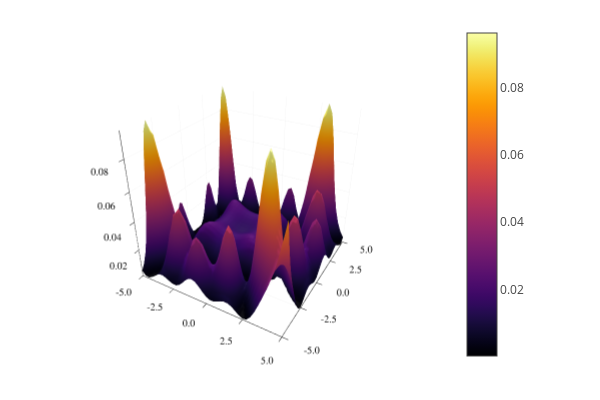

Here is the notebook cell this chart was saved with:
### Code cell
xMesh = pos1Vect * ones(posVectSize)'
yMesh = xMesh'
xMeshCu = CuArray(xMesh)
yMeshCu = CuArray(yMesh)

CUDA.allowscalar(false)

finalMat = Matrix{ComplexF32}(undef, posVectSize, posVectSize)

global α, m, finalTime
α = 0
m = 1
finalTime = 0.01
springPropagator1(qf, qfp, q0, q0p, tf, t0) = @. sqrt(m / (2 * pi * im * (tf - t0))) * exp(im * m / (2 * (tf - t0)) * (qf - q0)^2) * sqrt(m / (2 * pi * im * (tf - t0))) * exp(im * m / (2 * (tf - t0)) * (qfp - q0p)^2) * (1 - im * α * tf / 6 * (-2 * (m * (q0 + qf)^2 + m * (q0p + qfp)^2 + im * tf) + 2*q0*q0p + q0*qfp + q0p*qf + 2*qf*qfp))
freeProp(qf, qfp, q0, q0p, tf, t0) = @. sqrt(m / (2 * pi * im * (tf - t0))) * exp(im * m / (2 * (tf - t0)) * (qf - q0)^2) * sqrt(m / (2 * pi * im * (tf - t0))) * exp(im * m / (2 * (tf - t0)) * (qfp - q0p)^2)

for i in pos1Vect, j in pos2Vect
	propMat = freeProp(i, j, xMeshCu, yMeshCu, finalTime, 0)
	propMat .*= initMatCu
	finalMat[posToIndex(i), posToIndex(j)] = reduce(+, propMat)
end
surface(pos1Vect, pos2Vect, normalize(abs2.(finalMat)))

### Figure 1 — Plotly figure (JSON) as saved in the notebook; plotly's stock layout.template omitted (floating-point values rounded to 4 significant figures; data arrays with more than 128 entries replaced by an {"elided": "..."} marker saying what was removed)
{"data": [{"colorbar": {"len": 0.9525, "title": "", "x": 0.7615, "y": 0.5139}, "colorscale": {"elided": "256x2 mixed values"}, "name": "y1", "opacity": null, "scene": "scene", "showlegend": false, "showscale": true, "type": "surface", "x": [-5, -4.75, -4.5, -4.25, -4, -3.75, -3.5, -3.25, -3, -2.75, -2.5, -2.25, -2, -1.75, -1.5, -1.25, -1, -0.75, -0.5, -0.25, 0, 0.25, 0.5, 0.75, 1, 1.25, 1.5, 1.75, 2, 2.25, 2.5, 2.75, 3, 3.25, 3.5, 3.75, 4, 4.25, 4.5, 4.75, 5], "xaxis": "x", "y": [-5, -4.75, -4.5, -4.25, -4, -3.75, -3.5, -3.25, -3, -2.75, -2.5, -2.25, -2, -1.75, -1.5, -1.25, -1, -0.75, -0.5, -0.25, 0, 0.25, 0.5, 0.75, 1, 1.25, 1.5, 1.75, 2, 2.25, 2.5, 2.75, 3, 3.25, 3.5, 3.75, 4, 4.25, 4.5, 4.75, 5], "yaxis": "y", "z": {"elided": "41x41 float values"}, "zaxis": "z", "zmax": 0.09608, "zmin": 1.574e-05}], "layout": {"annotations": [], "height": 400, "legend": {"bgcolor": "rgba(255, 255, 255, 1.000)", "bordercolor": "rgba(0, 0, 0, 1.000)", "borderwidth": 1, "font": {"color": "rgba(0, 0, 0, 1.000)", "family": "sans-serif", "size": 11}, "title": {"font": {"color": "rgba(0, 0, 0, 1.000)", "family": "sans-serif", "size": 15}, "text": ""}, "tracegroupgap": 0, "traceorder": "normal", "x": 1, "xanchor": "auto", "y": 1, "yanchor": "auto"}, "margin": {"b": 20, "l": 0, "r": 0, "t": 20}, "paper_bgcolor": "rgba(255, 255, 255, 1.000)", "plot_bgcolor": "rgba(255, 255, 255, 1.000)", "scene": {"camera": {"eye": {"x": 1.126, "y": -1.95, "z": 1.3}, "projection": "orthographic"}, "domain": {"x": [0.06582, 0.7615], "y": [0.03762, 0.9902]}, "xaxis": {"gridcolor": "rgba(0, 0, 0, 0.100)", "gridwidth": 0.5, "linecolor": "rgba(0, 0, 0, 1.000)", "mirror": false, "range": [-5, 5], "showgrid": true, "showline": true, "showticklabels": true, "tickangle": 0, "tickcolor": "rgb(0, 0, 0)", "tickfont": {"color": "rgba(0, 0, 0, 1.000)", "family": "sans-serif", "size": 11}, "tickmode": "array", "ticks": "inside", "ticktext": ["-5.0", "-2.5", "0.0", "2.5", "5.0"], "tickvals": [-5, -2.5, 0, 2.5, 5], "title": "", "titlefont": {"color": "rgba(0, 0, 0, 1.000)", "family": "sans-serif", "size": 15}, "type": "-", "visible": true, "zeroline": false, "zerolinecolor": "rgba(0, 0, 0, 1.000)"}, "yaxis": {"gridcolor": "rgba(0, 0, 0, 0.100)", "gridwidth": 0.5, "linecolor": "rgba(0, 0, 0, 1.000)", "mirror": false, "range": [-5, 5], "showgrid": true, "showline": true, "showticklabels": true, "tickangle": 0, "tickcolor": "rgb(0, 0, 0)", "tickfont": {"color": "rgba(0, 0, 0, 1.000)", "family": "sans-serif", "size": 11}, "tickmode": "array", "ticks": "inside", "ticktext": ["-5.0", "-2.5", "0.0", "2.5", "5.0"], "tickvals": [-5, -2.5, 0, 2.5, 5], "title": "", "titlefont": {"color": "rgba(0, 0, 0, 1.000)", "family": "sans-serif", "size": 15}, "type": "-", "visible": true, "zeroline": false, "zerolinecolor": "rgba(0, 0, 0, 1.000)"}, "zaxis": {"gridcolor": "rgba(0, 0, 0, 0.100)", "gridwidth": 0.5, "linecolor": "rgba(0, 0, 0, 1.000)", "mirror": false, "range": [1.574e-05, 0.09608], "showgrid": true, "showline": true, "showticklabels": true, "tickangle": 0, "tickcolor": "rgb(0, 0, 0)", "tickfont": {"color": "rgba(0, 0, 0, 1.000)", "family": "sans-serif", "size": 11}, "tickmode": "array", "ticks": "inside", "ticktext": ["0.02", "0.04", "0.06", "0.08"], "tickvals": [0.02, 0.04, 0.06, 0.08], "title": "", "titlefont": {"color": "rgba(0, 0, 0, 1.000)", "family": "sans-serif", "size": 15}, "type": "-", "visible": true, "zeroline": false, "zerolinecolor": "rgba(0, 0, 0, 1.000)"}}, "showlegend": true, "width": 600}}
